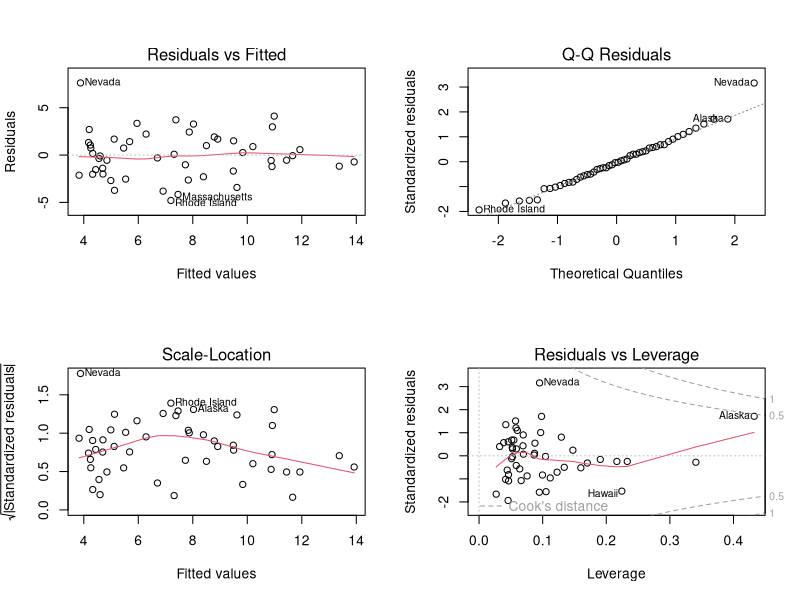

Reproduce this figure in R.
# 다중회귀분석 : 독립변수가 복수

head(state.x77, 3)
colnames(state.x77)
dim(state.x77)
str(state.x77)
cor(state.x77)

states <- as.data.frame(state.x77[, c('Murder', 'Population', 'Illiteracy', 'Income', 'Frost')])
head(states, 3)
cor(states)

# 다중회귀모델
mfit <- lm(formula = Murder ~ Population+Illiteracy+Income+Frost, data = states)
mfit
summary(mfit) # p-value : 9.133e-08 < 0.05 유의한 모델. Adjusted R-squared:  0.5285

# *** 선형회귀분석의 기존 가정 충족 조건 ***
# . 선형성 : 독립변수(feature)의 변화에 따라 종속변수도 일정 크기로 변화해야 한다.
# . 정규성 : 잔차항이 정규분포를 따라야 한다.
# . 독립성 : 독립변수의 값이 서로 관련되지 않아야 한다.
# . 등분산성 : 그룹간의 분산이 유사해야 한다. 독립변수의 모든 값에 대한 오차들의 분산은 일정해야 한다.
# . 다중공선성 : 다중회귀 분석 시 3 개 이상의 독립변수 간에 강한 상관관계가 있어서는 안된다.

# 모델을 시각화
par(mfrow=c(2, 2))
plot(mfit)

# 잔차항의 정규성 검정
shapiro.test(residuals(mfit))  # p-value : 0.6672 > 0.05 정규성 만족


